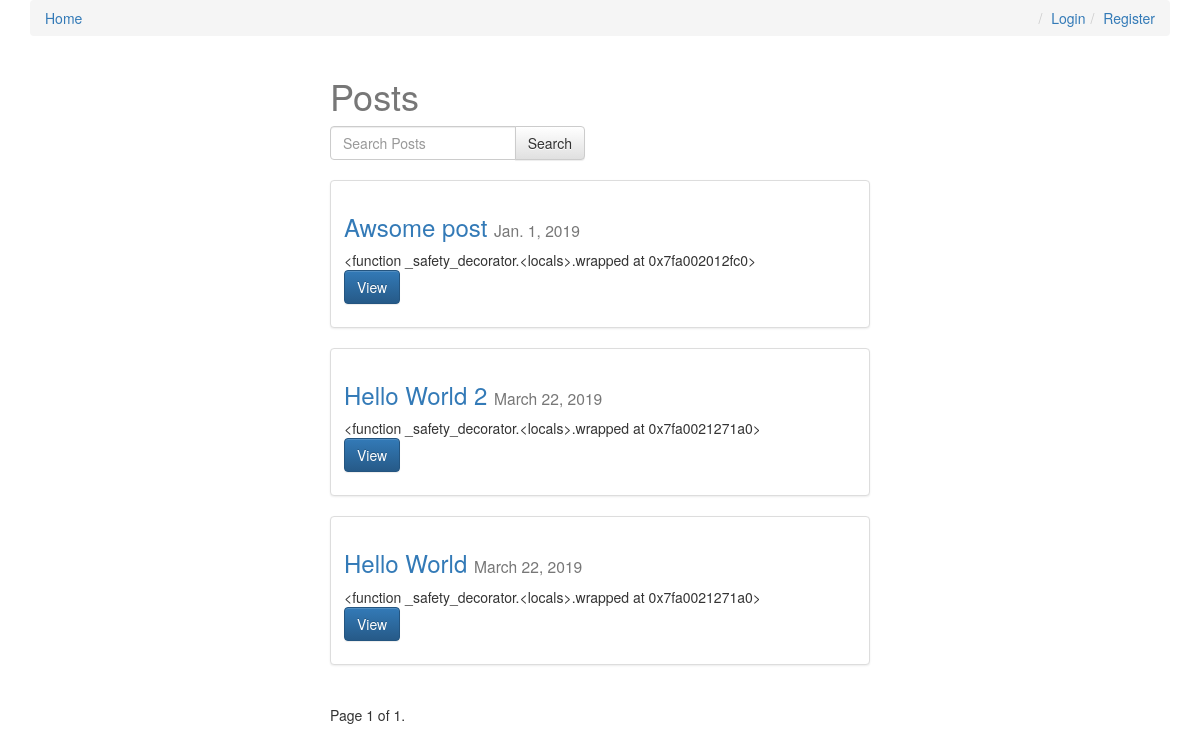
The page / on the database its author committed.
### posts/models.py (models this page shows, shortened)
class Post(models.Model):
    user = models.ForeignKey(settings.AUTH_USER_MODEL, default=1)
    title = models.CharField(max_length = 120)
    slug = models.SlugField(unique=True)
    image = models.ImageField(upload_to=upload_location, null=True, blank=True,
            width_field="width_field",
            height_field="height_field")
    height_field = models.IntegerField(default=0)
    width_field = models.IntegerField(default=0)
    draft = models.BooleanField(default=False)
    publish = models.DateField(auto_now=False, auto_now_add=False)
    content = models.TextField()
    updated = models.DateTimeField(auto_now = True, auto_now_add = False)
    timestamp = models.DateTimeField(auto_now = False, auto_now_add = True)
    read_time = models.IntegerField(default=0)
    objects = PostManager()
    def get_absolute_url(self):
        return reverse("posts:detail", kwargs={"slug":self.slug})
    class Meta:
        ordering = ["-timestamp","-updated"]
    def get_markdown(self):
        content = self.content
        markdown_text = markdown(content)
        return mark_safe(markdown_text)

### posts/views.py (the view, shortened to what this page needs)
# urls.py: url(r'^$',views.post_list,name="list"),
def post_list(request):
    queryset_list = Post.objects.active()
    if request.user.is_staff or request.user.is_superuser:
        queryset_list = Post.objects.all()
    query = request.GET.get("q")
    paginator = Paginator(queryset_list,4)
    page_request_var = "page"
    page = request.GET.get(page_request_var)
    try:
        queryset = paginator.page(page)
    except PageNotAnInteger:
        queryset = paginator.page(1)
    except EmptyPage:
        queryset = paginator.page(paginator.num_pages)
    context = {
        "object_list": queryset,
        "title" : "Posts",
        "page_request_var":page_request_var,
        "today":timezone.now().date(),
    }
    return render(request,"post_list.html",context)

### posts/models.py (called while the page is built)
    def active(self, *args, **kwargs):
        return super(PostManager,self).filter(draft=False).filter(publish__lte=timezone.now())

### templates/post_list.html (shortened to what this page needs)
{% extends "base.html" %}
{% block content %}
<div class="col-sm-6 col-sm-offset-3">
    <h1>{{title}}</h1>
<form action="" method="GET" class="row">
    <div class="col-sm-6">
        <div class="input-group">
            <input type="text" class="form-control" name="q" value="{{request.GET.q}}" placeholder="Search Posts">
            <span class="input-group-btn">
            <input type="submit" class="btn btn-default" value="Search">
            </span>
        </div>
    </div>
</form>
<br>
{% for obj in object_list %}
<div class="row">
    <div class="col-sm-12">
        <div class="thumbnail">
            <div class="caption  post-detail-item">
                <h3><a href="{{ obj.get_absolute_url }}">{{obj.title }}</a> <small>{{obj.publish}}</small></h3>
                {{obj.get_markdown | truncatechars_html:120}}
                <p><a href="{{ obj.get_absolute_url }}" class="btn btn-primary" role="button">View</a></p>
            </div>
        </div>
    </div>
</div>
{% endfor %}
<div class="pagination">
    <span class="step-links">
        <span class="current">
            Page {{ object_list.number }} of {{ object_list.paginator.num_pages }}.
        </span>
    </span>
</div>
</div>
{% endblock content %}

### static/css/base.css (style rules this page uses)
h1 { color: #777777; }

### rows shown on the page
Post: title "Awsome post", publish "Jan. 1, 2019", get_markdown "<function _safety_decorator.<locals>.wrapped at 0x7fa002012fc0>"
Post: title "Hello World 2", publish "March 22, 2019", get_markdown "<function _safety_decorator.<locals>.wrapped at 0x7fa0021271a0>"
Post: title "Hello World", publish "March 22, 2019", get_markdown "<function _safety_decorator.<locals>.wrapped at 0x7fa0021271a0>"

### other values the page prints
{{ title }} "Posts"
{{ object_list.number }} "1"
{{ object_list.paginator.num_pages }} "1"
